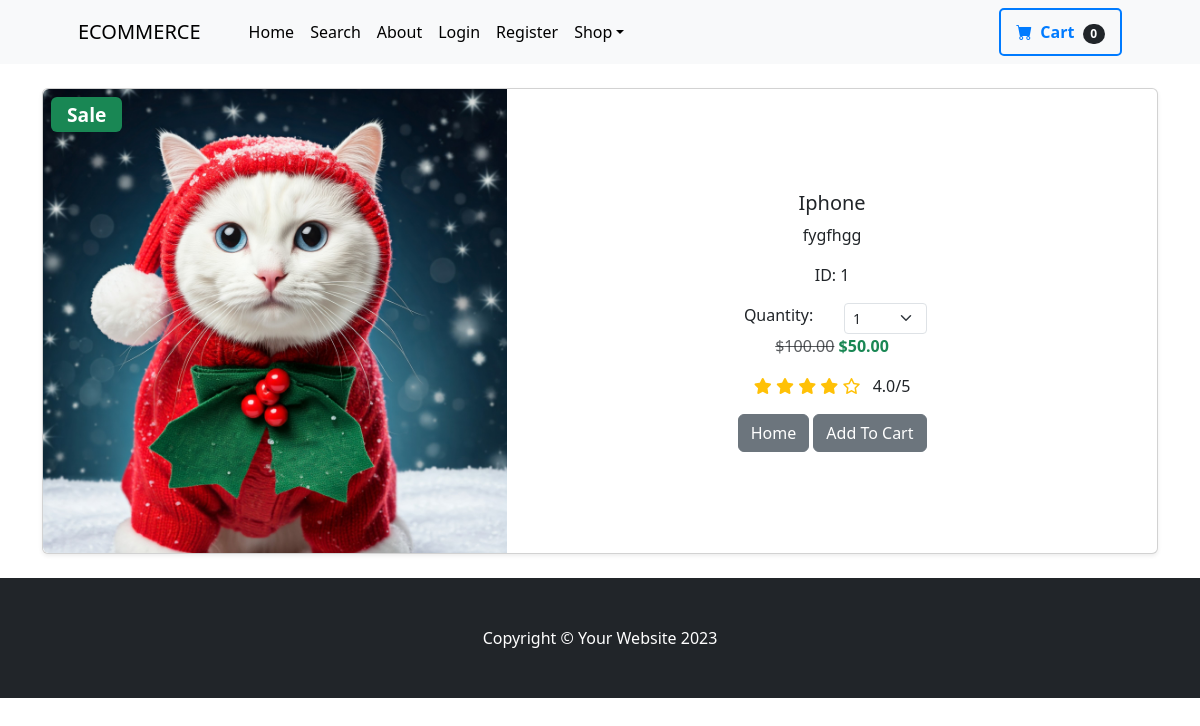
Page /product/1 on the committed database.
### store/models.py (models this page shows, shortened)
class Product(models.Model) :
    name=models.CharField(max_length=100)
    price=models.DecimalField(default=0,decimal_places=2,max_digits=6)
    category=models.ForeignKey(Category,on_delete=models.CASCADE,default=1)
    description=models.CharField(max_length=250,default='',blank=True)
    image=models.ImageField(upload_to='uploads/product/')
    is_sale=models.BooleanField(default=0)
    sale_price=models.DecimalField(default=0,decimal_places=2,max_digits=6)
    rating = models.DecimalField(max_digits=3, decimal_places=1, default=0,help_text="Product rating out of 5.0"
    )

### store/views.py (the view)
# urls.py: path('product/<int:pk>',views.product,name='product'),
def product(request,pk):
    product=Product.objects.get(id=pk)
    return render(request,'product.html',{'product':product})

### cart/cart.py (called while the page is built)
    def __len__(self):
        return sum(item['quantity'] for item in self.cart.values())

### cart/context_processes.py (called while the page is built)
def cart(request):
    return {'cart':Cart(request)}

### store/templates/product.html (shortened to what this page needs)
{% extends 'base.html' %}
{% block content %}
<br />
<div class="container">
  <div class="card mb-4 shadow-sm">
    <div class="row g-0">
      <div class="col-md-5">
        <div class="position-relative">
          {% if product.is_sale %}
          <span class="badge bg-success position-absolute top-0 start-0 m-2" style="font-size: 1.2rem; padding: 0.5rem 1rem;">Sale</span>
          {% endif %}
          <img src="{{ product.image.url }}" class="img-fluid rounded-start w-100" alt="{{ product.name }}">
        </div>
      </div>
      <div class="col-md-7 d-flex align-items-center">
        <div class="card-body text-center" style="overflow-y: auto; max-height: 400px;">
          <h5 class="card-title">{{ product.name }}</h5>
          <p class="card-text text-wrap">{{ product.description }}</p>
          <p>ID: {{ product.id }}</p>
          <div class ="row justify-content-center">
            <div class="col-md-2">Quantity:</div>
            <div class="col-md-2">
          <select class="form-select form-select-sm" id="qty-cart">
            <option value="1">1</option>
          </select>
        </div>
      </div>
          <p>
              {% if product.is_sale %}
                  <span class="text-muted" style="text-decoration: line-through;">${{ product.price }}</span>
                  <span class="text-success" style="font-weight: bold;">${{ product.sale_price }}</span>
              {% else %}
                  <span>${{ product.price }}</span>
              {% endif %}
          </p>
          <div class="mb-3">
            {% for i in "12345" %}
            {% if product.rating >= forloop.counter %}
            <i class="fas fa-star text-warning"></i>
            {% else %}
            <i class="far fa-star text-warning"></i>
            {% endif %}
            {% endfor %}
            <span class="ms-2">{{ product.rating|floatformat:1 }}/5</span>
          </div>
          <a href="{% url 'home' %}" class="btn btn-secondary">Home</a>
          <button type='button' value="{{ product.id}}" class="btn btn-secondary" id="add-cart">Add To Cart</button>
        </div>
      </div>
    </div>
  </div>
</div>
{% endblock %}

### rows in the picture
Product: image (picture), name "Iphone", description "fygfhgg", id "1", price "100.00", sale_price "50.00", rating "4.0"

### other values in the picture
{{ cart|length }} "0"
